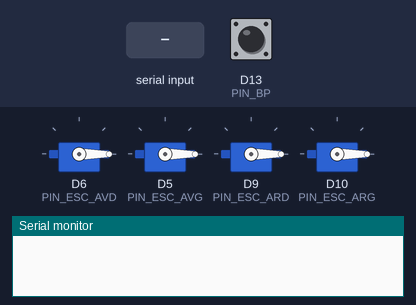
A program run on a simulated Adafruit Feather M0. On the bench: 4 × servo, the last lines printed to the serial monitor. Inputs (shaded band) come from the test bench; at power-on: D13 (PIN_BP) HIGH.

Above: at 7.2 s.
7.3 s: D13 (PIN_BP) pulled LOW for 0.15 s
At 10.05 s:
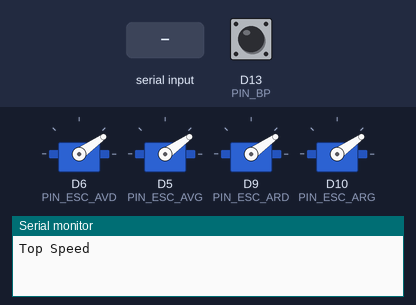
10.4 s: "1\n" received over Serial
At 10.65 s:
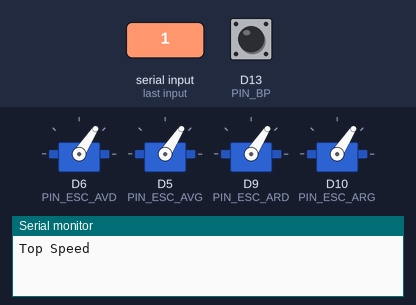
13.4 s: D13 (PIN_BP) pulled LOW for 3.2 s
At 14.4 s:
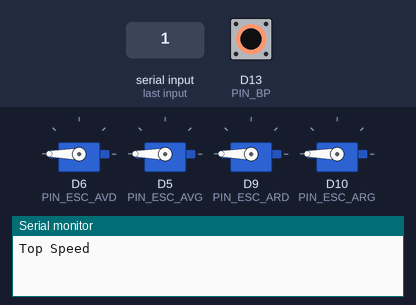
18.1 s: "101\n" received over Serial
At 19.03 s:
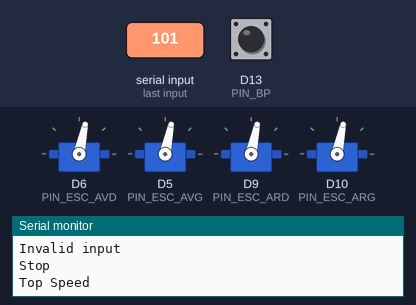
21.1 s: "30,150\n" received over Serial
27.1 s: "90,45\n" received over Serial
Timing chart, 0 to 35.3 s (numbered marks = the images above; inputs shaded):
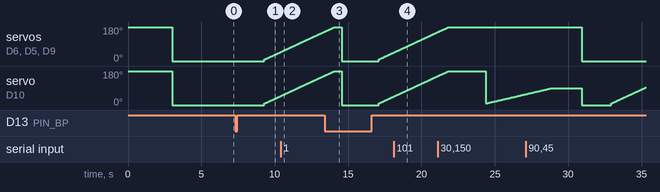

Measured:
- after the input at 7.3 s, servo on D6 (PIN_ESC_AVD), servo on D5 (PIN_ESC_AVG), servo on D9 (PIN_ESC_ARD), servo on D10 (PIN_ESC_ARG): moves from 0° to 48° over 1.1 s, starting after 2.0 s

The program:

main.cpp
```cpp
#include <Arduino.h>
#include "MotorControl.h"
#include "ButtonControl.h"
#include "Config.h"

MotorControl motor(PIN_ESC_AVD, PIN_ESC_AVG, PIN_ESC_ARD, PIN_ESC_ARG);
ButtonControl button(PIN_BP, motor);

String inputString = "";

void serialCommand() {
    while (Serial.available()) {
        char inChar = (char)Serial.read();
        inputString += inChar;
        if (inChar == '\n') {
            inputString.trim();
            int v_set_input = inputString.toInt();
            if (v_set_input >= 5 && v_set_input <= 100) {
                motor.load(v_set_input, 5000, 2000, 2000);
            } else if (v_set_input == 101) {
                motor.setMotors();
            } else if (v_set_input == 0) {
                motor.reportMotorStates();
                Serial.println("test");
            } else {
                Serial.println("Invalid input");
            }
            inputString = "";
        }
    }
}

void setup() {
    Serial.begin(115200);
    pinMode(PIN_PS, INPUT);
    motor.setupESC();
}

void loop() {
    while (!Serial.available()) {
        button.checkButton();
    }
    serialCommand();
}
```

ButtonControl.h
```cpp
#ifndef BUTTONCONTROL_H
#define BUTTONCONTROL_H

#include <Arduino.h>
#include "MotorControl.h"

/**
 * @file ButtonControl.h
 * @brief Gestion du bouton poussoir pour démarrer/arrêter les moteurs.
 */
class ButtonControl {
public:
    /**
     * @brief Constructeur de la classe ButtonControl.
     * @param pinButton Pin du bouton poussoir.
     * @param motorControl Référence à l'objet MotorControl pour interagir avec les moteurs.
     */
    ButtonControl(int pinButton, MotorControl& motorControl);

    /**
     * @brief Vérifie l'état du bouton poussoir et déclenche les moteurs si nécessaire.
     */
    void checkButton();

private:
    int pinBP;         ///< Pin du bouton poussoir.
    bool BP_Flag;      ///< Indicateur d'état pour éviter plusieurs déclenchements successifs.
    MotorControl& motor; ///< Référence à l'objet MotorControl pour commander les moteurs.
};

#endif
```

MotorControl.h
```cpp
#ifndef MOTORCONTROL_H
#define MOTORCONTROL_H

#include <Arduino.h>
#include <Servo.h>
#include "Config.h"

/**
 * @file MotorControl.h
 * @brief Gestion des moteurs et de leur contrôle via ESC.
 */
class MotorControl {
public:

    /**
     * @brief Constructeur de la classe MotorControl.
     * @param pinAvD Pin pour l'ESC du moteur Avant Droit.
     * @param pinAvG Pin pour l'ESC du moteur Avant Gauche.
     * @param pinArD Pin pour l'ESC du moteur Arrière Droit.
     * @param pinArG Pin pour l'ESC du moteur Arrière Gauche.
     */
    MotorControl(int pinAvD, int pinAvG, int pinArD, int pinArG);

    /**
     * @brief Initialise les ESC et effectue la séquence d'initialisation.
     */
    void setupESC();

    /**
     * @brief Effectue une montée progressive en vitesse sans limitation de durée.
     * @param v_set Pourcentage de puissance (0-100%).
     * @param t_set Temps de montée en régime (ms).
     * @param t_set_preLoad Temps avant démarrage du moteur (ms).
     */
    void unlimitedLoad(int v_set, int t_set, int t_set_preLoad);

    /**
     * @brief Effectue une montée en vitesse limitée dans le temps.
     * @param v_set Pourcentage de puissance (0-100%).
     * @param t_set Temps de montée en régime (ms).
     * @param t_set_load Temps à puissance maximale avant arrêt (ms).
     * @param t_set_preLoad Temps avant démarrage du moteur (ms).
     */
    void load(int v_set, int t_set, int t_set_load, int t_set_preLoad);

    /**
     * @brief Stoppe les moteurs en envoyant un signal minimum aux ESC.
     */
    void unload();

    /**
     * @brief Active/désactive chaque moteur via des commandes série.
     */
    void setMotors();

    /**
     * @brief Renvoie l'état des moteurs.
     */
    void reportMotorStates();

private:
    Servo ESC_AvD, ESC_AvG, ESC_ArD, ESC_ArG; ///< Objets Servo pour les ESC des moteurs.
    bool State_AvD, State_AvG, State_ArD, State_ArG; ///< État de chaque moteur (actif/inactif).
};

#endif
```

ButtonControl.cpp
```cpp
#include "ButtonControl.h"

ButtonControl::ButtonControl(int pinButton, MotorControl& motorControl)
    : pinBP(pinButton), BP_Flag(false), motor(motorControl) {
    pinMode(pinBP, INPUT_PULLUP);
}

void ButtonControl::checkButton() {
    if (!digitalRead(pinBP)) {
        if (!BP_Flag) {
            BP_Flag = true;
            motor.unlimitedLoad(100, 5000, 2000);
        } else {
            BP_Flag = false;
            motor.unload();
        }
        delay(500);
    }
}
```

MotorControl.cpp
```cpp
#include "MotorControl.h"
#include "Config.h"

MotorControl::MotorControl(int pinAvD, int pinAvG, int pinArD, int pinArG) {
    ESC_AvD.attach(pinAvD, 1000, 2000);
    ESC_AvG.attach(pinAvG, 1000, 2000);
    ESC_ArD.attach(pinArD, 1000, 2000);
    ESC_ArG.attach(pinArG, 1000, 2000);
    State_AvD = State_AvG = State_ArD = State_ArG = true;
}

void MotorControl::setupESC() {
    ESC_AvD.writeMicroseconds(2000);
    ESC_AvG.writeMicroseconds(2000);
    ESC_ArD.writeMicroseconds(2000);
    ESC_ArG.writeMicroseconds(2000);
    delay(3000);
    ESC_AvD.writeMicroseconds(1000);
    ESC_AvG.writeMicroseconds(1000);
    ESC_ArD.writeMicroseconds(1000);
    ESC_ArG.writeMicroseconds(1000);
    delay(3000);
}

void MotorControl::unlimitedLoad(int v_set, int t_set, int t_set_preLoad) {
    delay(t_set_preLoad);
    int v_set_m = map(v_set, 0, 100, 1000, 2000);
    int i = 1000 + V_OFFSET_M;
    Serial.println("Top Speed");
    while (i <= v_set_m) {
        if (State_AvD) ESC_AvD.writeMicroseconds(i);
        if (State_AvG) ESC_AvG.writeMicroseconds(i);
        if (State_ArD) ESC_ArD.writeMicroseconds(i);
        if (State_ArG) ESC_ArG.writeMicroseconds(i);
        delay(t_set / (v_set_m - (1000 + V_OFFSET_M)));
        i++;
    }
}

void MotorControl::load(int v_set, int t_set, int t_set_load, int t_set_preLoad) {
    unlimitedLoad(v_set, t_set, t_set_preLoad);
    delay(t_set_load);
    unload();
}

void MotorControl::unload() {
    ESC_AvD.writeMicroseconds(1000);
    ESC_AvG.writeMicroseconds(1000);
    ESC_ArD.writeMicroseconds(1000);
    ESC_ArG.writeMicroseconds(1000);
    Serial.println("Stop");
}

void MotorControl::setMotors() {
    char set_input;
    Serial.println("Motor Setup - Enter 0/1 to enable/disable each motor");

    Serial.print("Motor AvD 0/1 : ");
    while (!Serial.available());
    set_input = Serial.read();
    State_AvD = (set_input == '1');
    Serial.println();

    Serial.print("Motor AvG 0/1 : ");
    while (!Serial.available());
    set_input = Serial.read();
    State_AvG = (set_input == '1');
    Serial.println();

    Serial.print("Motor ArD 0/1 : ");
    while (!Serial.available());
    set_input = Serial.read();
    State_ArD = (set_input == '1');
    Serial.println();

    Serial.print("Motor ArG 0/1 : ");
    while (!Serial.available());
    set_input = Serial.read();
    State_ArG = (set_input == '1');
    Serial.println();

    reportMotorStates();
    Serial.println("Motor Setup - Done");

}

void MotorControl::reportMotorStates() {
    Serial.print("State AvD: ");
    Serial.println(State_AvD);
    Serial.print("State AvG: ");
    Serial.println(State_AvG);
    Serial.print("State ArD: ");
    Serial.println(State_ArD);
    Serial.print("State ArG: ");
    Serial.println(State_ArG);
}
```

Config.h
```cpp
#ifndef CONFIG_H
#define CONFIG_H

/**
 * @file Config.h
 * @brief Fichier de configuration contenant les constantes et définitions des pins.
 */

// Définition des pins utilisées dans le projet
#define PIN_BP 13       ///< Bouton poussoir
#define PIN_PS A0       ///< Capteur de tension batterie
#define PIN_ESC_AVD 6   ///< ESC (Electronic Speed Controller) Avant Droit
#define PIN_ESC_AVG 5   ///< ESC Avant Gauche
#define PIN_ESC_ARD 9   ///< ESC Arrière Droit
#define PIN_ESC_ARG 10  ///< ESC Arrière Gauche

// Paramètres moteur
const int MOTOR_KV = 1200;           ///< KV du moteur (RPM par Volt)
const float BAT_LEVEL_VALUE = 18.6;  ///< Niveau de tension nominale de la batterie (en Volts)
const int ESC_MIN = 5;               ///< Seuil minimum du signal ESC
const int V_OFFSET_M = 45;           ///< Décalage tension moteur

// Délais pour la gestion de l'accélération
const int V_RISE_DELAY = 5000;       ///< Temps d'accélération (ms)
const int V_LOAD_DELAY = 2000;       ///< Temps à vitesse maximale (ms)
const int V_PRELOAD_DELAY = 2000;    ///< Temps avant démarrage du moteur (ms)

#endif
```
